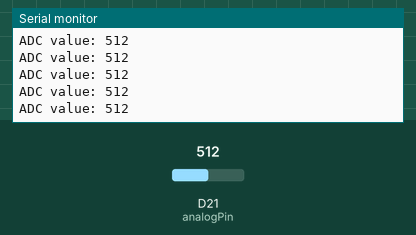
Bench run of a sketch on a simulated Arduino Zero (SAMD21). On the bench: the last lines printed to the serial monitor. The inputs (shaded band) are chosen by the test bench; at power-on: D21 (analogPin) = 512.

Above: at 1.2 s.
1.3 s: D21 (analogPin) set to 716
At 1.31 s:
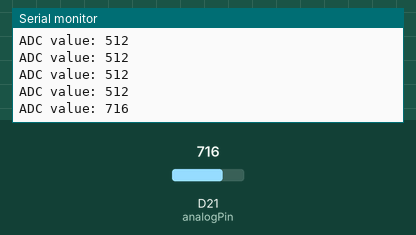
2.8 s: D21 (analogPin) set to 900
At 2.81 s:
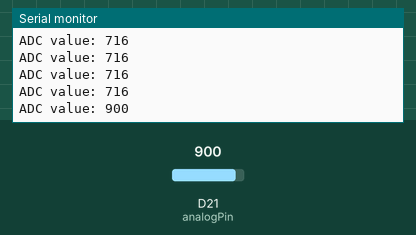
Timing chart, 0 to 5.8 s (numbered marks = the images above; inputs shaded):
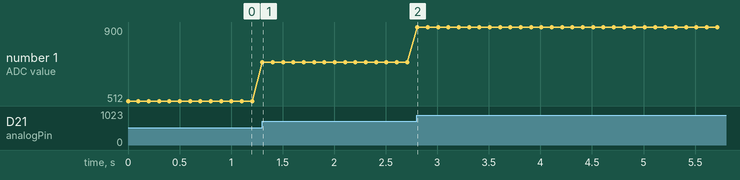

Measured:
- after the input at 1.3 s, the serial monitor: prints a new line at once (image 1)
- after the input at 2.8 s, the serial monitor: prints a new line at once (image 2)
- plotted number 1: 512 → 716 after the input at 1.3 s, 716 → 900 after the input at 2.8 s

The sketch:

light_sensor_basic_101.ino
```cpp
#define DEBUG_STREAM SerialUSB
#define DEBUG_STREAM_BAUD 115200

//---------------------------------------------------------------------------------------------------
//---------------------------------------------------------------------------------------------------
// LIGHT SENSOR

int analogPin = A7;
int ADC_value = 0;
int light_intensity_value  = 0;

//---------------------------------------------------------------------------------------------------
//---------------------------------------------------------------------------------------------------

void setup()
{
    DEBUG_STREAM.begin(DEBUG_STREAM_BAUD);
    DEBUG_STREAM.println("Initializing and connecting... ");
}

void loop()
{
    ADC_value = analogRead(analogPin);   //Read ADC value from light sensor
    DEBUG_STREAM.print("ADC value: ");
    DEBUG_STREAM.println(ADC_value);
    delay(100);
}
```
